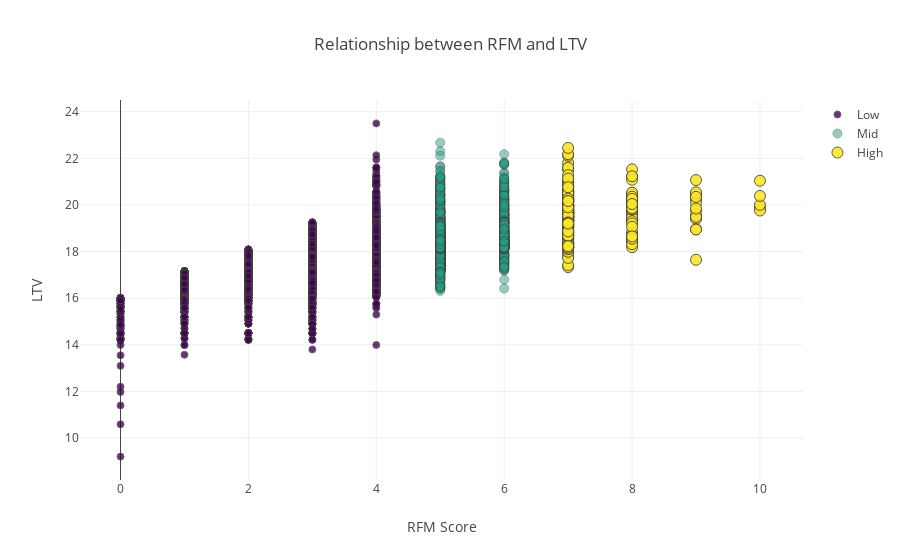

The notebook cell saved with this chart:
### Markdown cell above
From this plot, we can see there are customers that have not spent a lot of money but frequently stop by the site and have made purchases recently that also fall into the high value category. Scores seem to be pulled down by either very infrequent purchases or made their last purchase far in the past.

### Code cell
import plotly.plotly as py
import plotly.offline as pyoff
import plotly.graph_objs as go
pyoff.init_notebook_mode(connected=True)
%matplotlib inline

plot_data = [
    go.Scatter(
        x=rfm_df.query("Segment == 0")['OverallScore'],
        y=rfm_df.query("Segment == 0")['logRevenue'],
        mode='markers',
        name='Low',
        marker= dict(size= 7,
            line= dict(width=1),
            color= '#440154',
            opacity= 0.8
           )
    ),
        go.Scatter(
        x=rfm_df.query("Segment == 1")['OverallScore'],
        y=rfm_df.query("Segment == 1")['logRevenue'],
        mode='markers',
        name='Mid',
        marker= dict(size= 9,
            line= dict(width=1),
            color= '#20A387',
            opacity= 0.5
           )
    ),
        go.Scatter(
        x=rfm_df.query("Segment == 2")['OverallScore'],
        y=rfm_df.query("Segment == 2")['logRevenue'],
        mode='markers',
        name='High',
        marker= dict(size= 11,
            line= dict(width=1),
            color= '#FDE725',
            opacity= 0.9
           )
    )
]

plot_layout = go.Layout(
        yaxis= {'title': "LTV"},
        xaxis= {'title': "RFM Score"},
        title='Relationship between RFM and LTV'
    )

fig = go.Figure(data=plot_data, layout=plot_layout)
pyoff.iplot(fig);

### Figure 1 — Plotly figure (JSON) as saved in the notebook; plotly's stock layout.template omitted (floating-point values rounded to 4 significant figures; data arrays with more than 128 entries replaced by an {"elided": "..."} marker saying what was removed)
{"data": [{"marker": {"color": "#440154", "line": {"width": 1}, "opacity": 0.8, "size": 7}, "mode": "markers", "name": "Low", "type": "scatter", "uid": "0cdf505c-584b-11ea-b248-9cf387aca76c", "x": {"elided": "7141 int values"}, "y": {"elided": "7141 float values"}}, {"marker": {"color": "#20A387", "line": {"width": 1}, "opacity": 0.5, "size": 9}, "mode": "markers", "name": "Mid", "type": "scatter", "uid": "0cdf53fe-584b-11ea-9ae9-9cf387aca76c", "x": {"elided": "2479 int values"}, "y": {"elided": "2479 float values"}}, {"marker": {"color": "#FDE725", "line": {"width": 1}, "opacity": 0.9, "size": 11}, "mode": "markers", "name": "High", "type": "scatter", "uid": "0cdf5518-584b-11ea-900b-9cf387aca76c", "x": {"elided": "376 int values"}, "y": {"elided": "376 float values"}}], "layout": {"title": "Relationship between RFM and LTV", "xaxis": {"title": "RFM Score"}, "yaxis": {"title": "LTV"}}}
